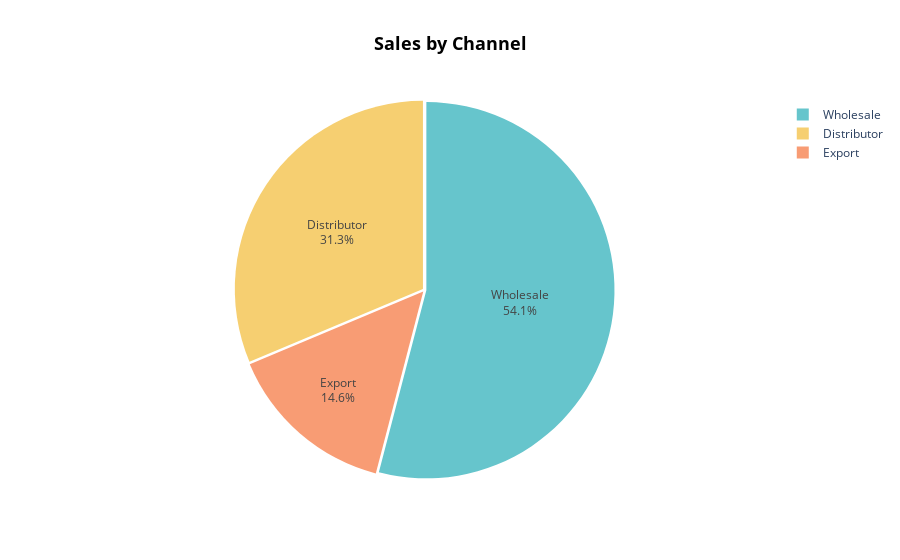

The notebook cell saved with this chart:
### Markdown cell above
### **Sales by Channel (Pie Chart)**

### Code cell
sales_by_channel = (
    df.groupby('channel')['revenue'].sum().sort_values(ascending=False).reset_index()
)

fig = px.pie(
    sales_by_channel,
    values='revenue',
    names='channel',
    title="<b>Sales by Channel</b>",
    color_discrete_sequence=px.colors.qualitative.Pastel  

)

fig.update_traces(
    textinfo='percent+label',   
    pull=[0.01]*len(sales_by_channel)  
)

fig.update_layout(
    title_x=0.5,  
    title_font=dict(color='black', size=18)
)

fig.show()

### Figure 1 — Plotly figure (JSON) as saved in the notebook; plotly's stock layout.template omitted (floating-point values rounded to 4 significant figures)
{"data": [{"domain": {"x": [0, 1], "y": [0, 1]}, "hovertemplate": "channel=%{label}<br>revenue=%{value}<extra></extra>", "labels": ["Wholesale", "Distributor", "Export"], "legendgroup": "", "name": "", "pull": [0.01, 0.01, 0.01], "showlegend": true, "textinfo": "percent+label", "type": "pie", "values": [668200000.0, 387100000.0, 180631866]}], "layout": {"legend": {"tracegroupgap": 0}, "piecolorway": ["rgb(102, 197, 204)", "rgb(246, 207, 113)", "rgb(248, 156, 116)", "rgb(220, 176, 242)", "rgb(135, 197, 95)", "rgb(158, 185, 243)", "rgb(254, 136, 177)", "rgb(201, 219, 116)", "rgb(139, 224, 164)", "rgb(180, 151, 231)", "rgb(179, 179, 179)"], "title": {"font": {"color": "black", "size": 18}, "text": "<b>Sales by Channel</b>", "x": 0.5}}}
